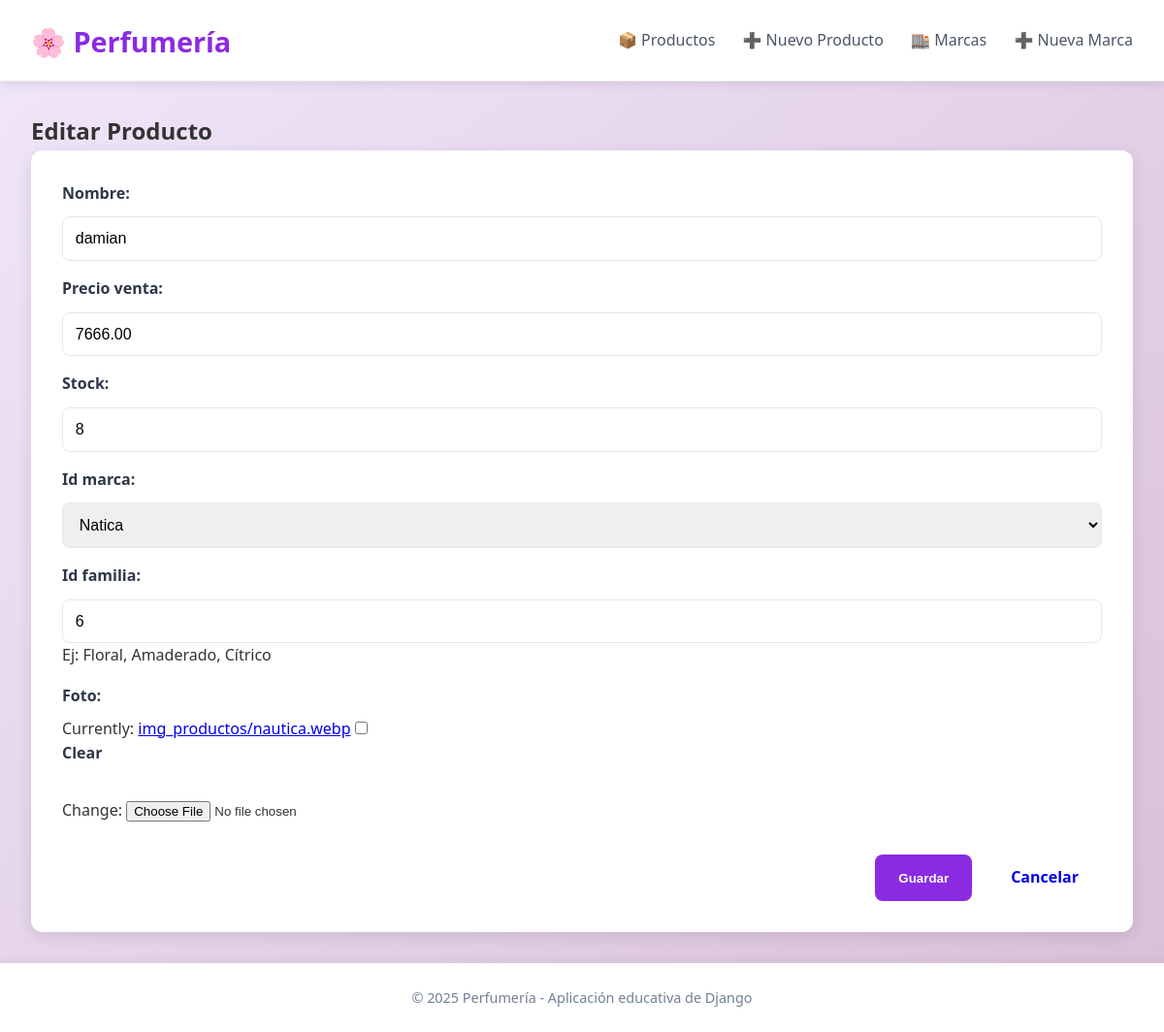
Screenshot of /producto/editar/1/ with the database file from the repository.
### app_perfumeria/models.py (models this page shows, shortened)
class Producto(models.Model):
    id_producto = models.AutoField(primary_key=True)
    nombre = models.CharField(max_length=200)
    precio_venta = models.DecimalField(max_digits=10, decimal_places=2)
    stock = models.IntegerField(default=0)
    id_marca = models.ForeignKey(Marca, on_delete=models.CASCADE, related_name='productos')
    id_familia = models.CharField(max_length=100, blank=True, null=True, help_text="Ej: Floral, Amaderado, Cítrico")
    foto = models.ImageField(upload_to='img_productos/', blank=True, null=True)
    class Meta:
        verbose_name = "Producto"
        verbose_name_plural = "Productos"

class Marca(models.Model):
    id_marca = models.AutoField(primary_key=True)
    nombre_marca = models.CharField(max_length=100)
    contacto_nombre = models.CharField(max_length=100, blank=True, null=True)
    contacto_email = models.EmailField(blank=True, null=True)
    pais_origen = models.CharField(max_length=100)
    es_exclusiva = models.BooleanField(default=False)
    def __str__(self):
        return self.nombre_marca
    class Meta:
        verbose_name = "Marca"
        verbose_name_plural = "Marcas"

### app_perfumeria/views.py (the view)
# urls.py: path('producto/editar/<int:id_producto>/', views.editar_producto, name='editar_producto'),
def editar_producto(request, id_producto):
    producto = get_object_or_404(Producto, id_producto=id_producto)
    if request.method == 'POST':
        form = ProductoForm(request.POST, request.FILES, instance=producto)
        if form.is_valid():
            form.save()
            return redirect('app_perfumeria:detalle_producto', id_producto=producto.id_producto)
    else:
        form = ProductoForm(instance=producto)
    return render(request, 'formulario_producto.html', {'form': form, 'titulo': 'Editar Producto'})

### app_perfumeria/forms.py
class ProductoForm(forms.ModelForm):
    class Meta:
        model = Producto
        fields = ['nombre', 'precio_venta', 'stock', 'id_marca', 'id_familia', 'foto']

### app_perfumeria/templates/formulario_producto.html (shortened to what this page needs)
{% extends 'base.html' %}
{% block contenido %}
<h2>{{ titulo }}</h2>
<form method="post" enctype="multipart/form-data" class="form-styled">
    {{ form.as_p }}
    <div class="actions">
        <button type="submit" class="btn btn-primary">Guardar</button>
        <a href="{% url 'app_perfumeria:listar_productos' %}" class="btn">Cancelar</a>
    </div>
</form>
{% endblock %}

### app_perfumeria/static/css/styles.css (style rules this page uses)
* { margin: 0; padding: 0; box-sizing: border-box; }
body { font-family: 'Segoe UI', Tahoma, Geneva, Verdana, sans-serif; background: linear-gradient(135deg, #f0e6fa 0%, #d8bfd8 100%); color: #333; line-height: 1.6; }
.btn { padding: 0.7rem 1.5rem; border: none; border-radius: 8px; font-weight: 600; cursor: pointer; transition: background 0.3s; text-decoration: none; display: inline-block; }
.btn-primary { background: #8a2be2; color: white; }
.form-styled { background: white; padding: 2rem; border-radius: 12px; box-shadow: 0 4px 15px rgba(0,0,0,0.1); }
.form-styled p { margin-bottom: 1rem; }
.form-styled label { display: block; margin-bottom: 0.5rem; font-weight: 600; color: #2d3748; }
.form-styled input[type="text"], .form-styled input[type="email"], .form-styled input[type="number"], .form-styled input[type="password"], .form-styled select, .form-styled textarea { width: 100%; padding: 0.8rem; border: 1px solid #e2e8f0; border-radius: 8px; font-size: 1rem; margin-top: 0.2rem; transition: border-color 0.3s; }
.form-styled input[type="checkbox"] { margin-right: 0.5rem; }
.form-styled .actions { margin-top: 2rem; display: flex; gap: 1rem; justify-content: flex-end; }

### rows the page displays
Producto: nombre "damian", precio_venta "7666.00", stock "8", id_familia "6"
Marca: id_marca "Natica"

### other values shown
{{ titulo }} "Editar Producto"
